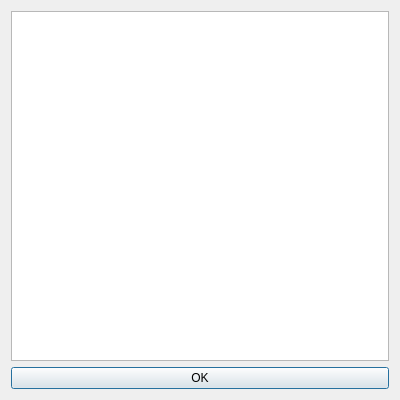
<?xml version="1.0" encoding="UTF-8"?>
<ui version="4.0">
 <class>qrcodeDialog</class>
 <widget class="QDialog" name="qrcodeDialog">
  <property name="geometry">
   <rect>
    <x>0</x>
    <y>0</y>
    <width>400</width>
    <height>400</height>
   </rect>
  </property>
  <property name="sizePolicy">
   <sizepolicy hsizetype="Fixed" vsizetype="Fixed">
    <horstretch>0</horstretch>
    <verstretch>0</verstretch>
   </sizepolicy>
  </property>
  <property name="minimumSize">
   <size>
    <width>400</width>
    <height>400</height>
   </size>
  </property>
  <property name="maximumSize">
   <size>
    <width>400</width>
    <height>400</height>
   </size>
  </property>
  <property name="windowTitle">
   <string>Dialog</string>
  </property>
  <layout class="QGridLayout" name="gridLayout">
   <item row="0" column="0">
    <widget class="QGraphicsView" name="view">
     <property name="verticalScrollBarPolicy">
      <enum>Qt::ScrollBarAlwaysOff</enum>
     </property>
     <property name="horizontalScrollBarPolicy">
      <enum>Qt::ScrollBarAlwaysOff</enum>
     </property>
    </widget>
   </item>
   <item row="1" column="0">
    <widget class="QPushButton" name="pushButton">
     <property name="text">
      <string>OK</string>
     </property>
    </widget>
   </item>
  </layout>
 </widget>
 <layoutdefault spacing="6" margin="11"/>
 <resources/>
 <connections>
  <connection>
   <sender>pushButton</sender>
   <signal>clicked()</signal>
   <receiver>qrcodeDialog</receiver>
   <slot>accept()</slot>
   <hints>
    <hint type="sourcelabel">
     <x>199</x>
     <y>279</y>
    </hint>
    <hint type="destinationlabel">
     <x>199</x>
     <y>149</y>
    </hint>
   </hints>
  </connection>
 </connections>
</ui>
